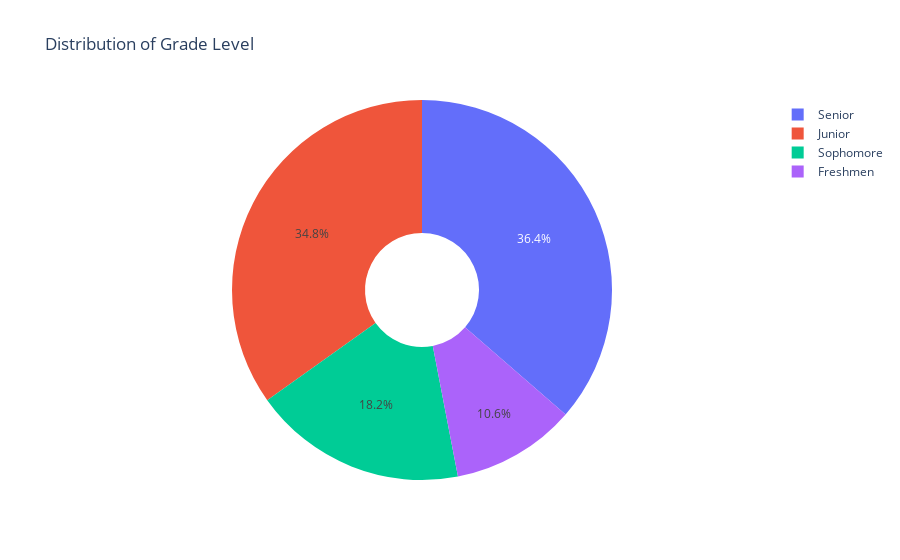

Notebook code for this chart:
### Code cell
#creating donut pie chart to show distribution of years
year =['Senior', 'Junior', 'Sophomore', 'Freshmen']
fig = go.Figure(data=[go.Pie(labels=year, values=[24,23,12,7], hole=.3)])
fig.update_layout(title_text='Distribution of Grade Level')
fig.show()
#saving figure
fig.write_image("images/yearpie.jpeg")

### Figure 1 — Plotly figure (JSON) as saved in the notebook; plotly's stock layout.template omitted (floating-point values rounded to 4 significant figures)
{"data": [{"hole": 0.3, "labels": ["Senior", "Junior", "Sophomore", "Freshmen"], "type": "pie", "values": [24, 23, 12, 7]}], "layout": {"title": {"text": "Distribution of Grade Level"}}}
